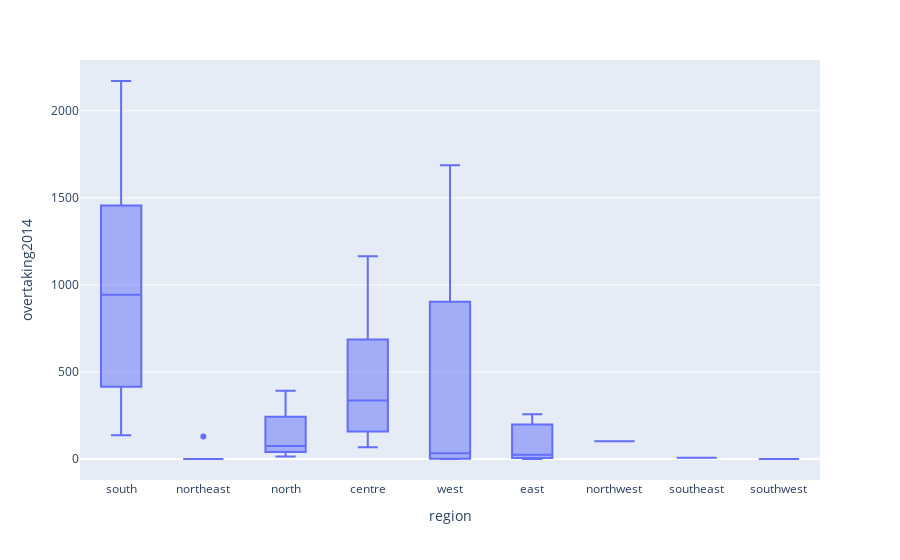

This figure's notebook cell:
### Code cell
fig = px.box(df,x='region',y='overtaking2014')
fig.show()

### Figure 1 — Plotly figure (JSON) as saved in the notebook; plotly's stock layout.template omitted (floating-point values rounded to 4 significant figures)
{"data": [{"alignmentgroup": "True", "hovertemplate": "region=%{x}<br>overtaking2014=%{y}<extra></extra>", "legendgroup": "", "marker": {"color": "#636efa"}, "name": "", "notched": false, "offsetgroup": "", "orientation": "v", "showlegend": false, "type": "box", "x": ["south", "northeast", "northeast", "north", "centre", "west", "west", "north", "north", "north", "centre", "south", "south", "centre", "west", "northeast", "northeast", "east", "northeast", "centre", "north", "northwest", "northeast", "south", "centre", "east", "north", "north", "east", "southeast", "north", "west", "west", "southwest", "south"], "x0": " ", "xaxis": "x", "y": [507, 0, 129, 278, 188, 33, 641, 206, 21, 67, 68, 944, 1217, 1165, 1687, 0, 0, 24, 0, 336, 60, 102, 0, 2171, 526, 0, 15, 392, 257, 7, 83, 0, 2, 0, 136], "y0": " ", "yaxis": "y"}], "layout": {"boxmode": "group", "legend": {"tracegroupgap": 0}, "margin": {"t": 60}, "xaxis": {"anchor": "y", "domain": [0, 1], "title": {"text": "region"}}, "yaxis": {"anchor": "x", "domain": [0, 1], "title": {"text": "overtaking2014"}}}}
